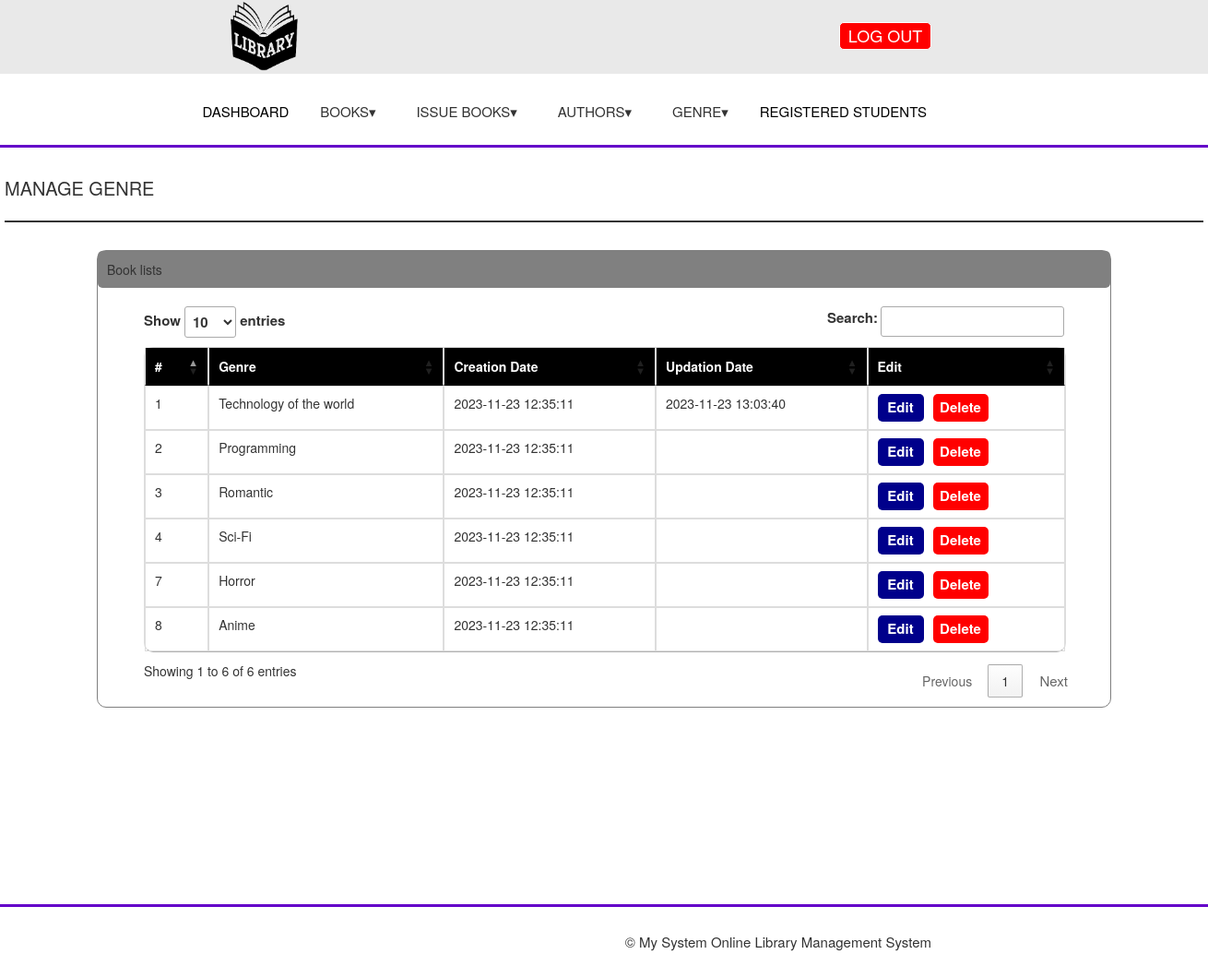
Screenshot of /admin/mgenre.php with the database file from the repository.
### tables this page shows
CREATE TABLE `tbgenre` (
  `id` int(10) NOT NULL,
  `genrename` varchar(30) NOT NULL,
  `createddate` timestamp NOT NULL DEFAULT current_timestamp(),
  `updationdate` timestamp NULL DEFAULT NULL ON UPDATE current_timestamp()
);

### admin/tomgenre.php (the view, shortened to what this page needs)
<?php
include "../connet.php";
$query = "SELECT * FROM tbgenre";
$result = mysqli_query($db, $query);
if ($result) {
    if (mysqli_num_rows($result) > 0) {
        while ($row = mysqli_fetch_assoc($result)) {
            echo "<tr>";
            echo "<td style='text-align: left;'>{$row['id']}</td>";
            echo "<td style='text-align: left;'>{$row['genrename']}</td>";
            echo "<td style='text-align: left;'>{$row['createddate']}</td>";
            echo "<td style='text-align: left;'>{$row['updationdate']}</td>";
            echo "<td>";
            echo "<button onclick='editGenre(\"{$row['id']}\")' style='border: 0px solid; height: 30px; width: 50px; border-radius: 5px; background-color: darkblue; color: white; font-size: 15px; font-weight: bold;'>Edit</button>";
            echo "<button onclick='deleteGenre({$row['id']})' style='border: 0px solid; height:30px; width: 60px; border-radius: 5px;  background-color: red; color: white; margin-left:10px; font-size: 15px; font-weight: bold;'>Delete</button>";
            echo "</td>";
            echo "</tr>";
        }
    } else {
        echo "<tr><td colspan='3'>No matching records found.</td></tr>";
    }
} else {
    echo "<tr><td colspan='3'>Error fetching genres: " . mysqli_error($db) . "</td></tr>";
}
?>

### extend/style.css (style rules this page uses)
html, body, div, span, object, iframe, h1, h2, h3, h4, h5, h6, p, blockquote, pre, abbr, address, cite, code, del, dfn, em, img, ins, kbd, q, samp, small, strong, sub, sup, var, b, i, dl, dt, dd, ol, ul, li, fieldset, form, label, legend, table, caption, tbody, tfoot, thead, tr, th, td, article, aside, canvas, details, figcaption, figure, footer, header, hgroup, menu, nav, section, summary, time, mark, audio, video { margin: 0; padding: 0; border: 0; outline: 0; font-size: 100%; vertical-align: baseline; background: transparent; }
body { line-height: 1; }
* { box-sizing: border-box; }

### rows the page displays
tbgenre: id "1", genrename "Technology of the world", createddate "2023-11-23 12:35:11", updationdate "2023-11-23 13:03:40"
tbgenre: id "2", genrename "Programming", createddate "2023-11-23 12:35:11"
tbgenre: id "3", genrename "Romantic", createddate "2023-11-23 12:35:11"
tbgenre: id "4", genrename "Sci-Fi", createddate "2023-11-23 12:35:11"
tbgenre: id "7", genrename "Horror", createddate "2023-11-23 12:35:11"
tbgenre: id "8", genrename "Anime", createddate "2023-11-23 12:35:11"
